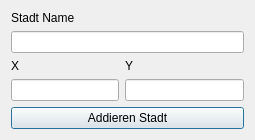
<?xml version="1.0" encoding="UTF-8"?>
<ui version="4.0">
 <class>add_city</class>
 <widget class="QDialog" name="add_city">
  <property name="geometry">
   <rect>
    <x>0</x>
    <y>0</y>
    <width>255</width>
    <height>112</height>
   </rect>
  </property>
  <property name="windowTitle">
   <string>Dialog</string>
  </property>
  <layout class="QFormLayout" name="formLayout">
   <item row="0" column="0">
    <widget class="QLabel" name="label">
     <property name="text">
      <string>Stadt Name</string>
     </property>
    </widget>
   </item>
   <item row="2" column="0">
    <widget class="QLabel" name="label_2">
     <property name="text">
      <string>X</string>
     </property>
    </widget>
   </item>
   <item row="3" column="0">
    <widget class="QLineEdit" name="x"/>
   </item>
   <item row="3" column="1">
    <widget class="QLineEdit" name="y"/>
   </item>
   <item row="2" column="1">
    <widget class="QLabel" name="label_3">
     <property name="text">
      <string>Y</string>
     </property>
    </widget>
   </item>
   <item row="1" column="0" colspan="2">
    <widget class="QLineEdit" name="city_name"/>
   </item>
   <item row="5" column="0" colspan="2">
    <widget class="QPushButton" name="add_city_butten">
     <property name="text">
      <string>Addieren Stadt</string>
     </property>
    </widget>
   </item>
  </layout>
 </widget>
 <resources/>
 <connections/>
</ui>
